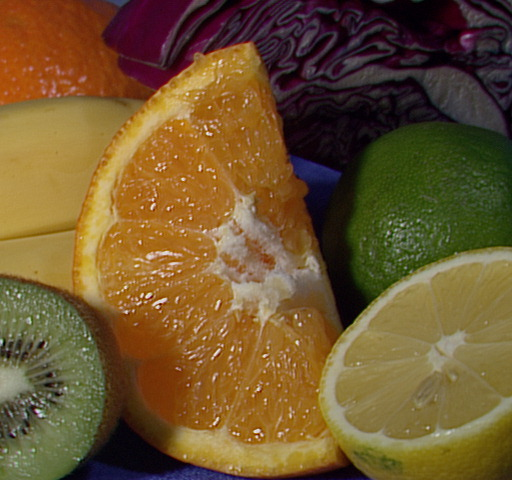
#> input picture OpenCV-Python-Tutorial/fruits.jpg, 512 x 480 px
$ python Measuring_Performance.py
#> lines starting #> are read from the running program, lines starting #| are printed output that depends on the picture

import numpy as np
import cv2

img1 = cv2.imread('fruits.jpg')
#> img1 is the input picture: shape (480, 512, 3); mean B, G, R 46.2, 85.6, 110.8

cv2.setUseOptimized(False)

e1 = cv2.getTickCount()
for i in range(5, 49, 2):
    img1 = cv2.medianBlur(img1, i)
#> this loop made 22 passes
#> pass 1, `img1 = cv2.medianBlur(img1, i)`:
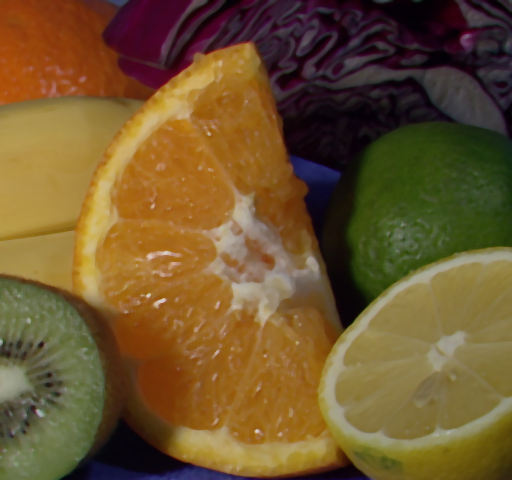
#> img1: shape (480, 512, 3); mean B, G, R 45.2, 85, 110.4
#> after the loop:
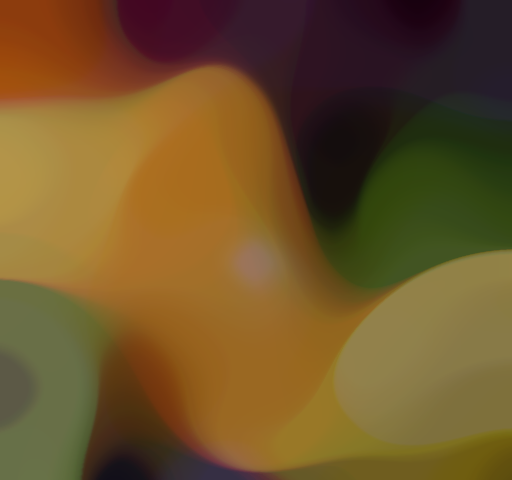
#> img1: shape (480, 512, 3); mean B, G, R 40.5, 83.9, 111
e2 = cv2.getTickCount()
t = (e2 - e1)/cv2.getTickFrequency()
print(t)

$ run again, with OpenCV-Python-Tutorial/dave.jpg copied over OpenCV-Python-Tutorial/fruits.jpg
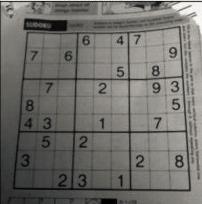
#> input picture OpenCV-Python-Tutorial/dave.jpg, 202 x 204 px
#> img1 is the input picture: shape (204, 202, 3); mean B, G, R 107.2, 111.1, 112.1
#> the loop `for i in range(5, 49, 2):` made 22 passes
#> pass 1, `img1 = cv2.medianBlur(img1, i)`:
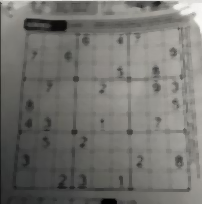
#> img1: shape (204, 202, 3); mean B, G, R 110.7, 114.6, 115.6
#> after the loop `for i in range(5, 49, 2):`:
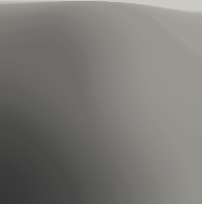
#> img1: shape (204, 202, 3); mean B, G, R 116.2, 120.4, 121.5

$ run again, with OpenCV-Python-Tutorial/gradient.png saved as OpenCV-Python-Tutorial/fruits.jpg
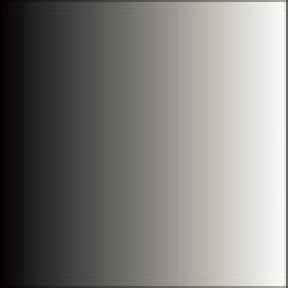
#> input picture OpenCV-Python-Tutorial/gradient.png, 144 x 144 px (shown 2 times larger)
#> img1 is the input picture: shape (144, 144, 3); mean B, G, R 122.4, 126, 127.3
#> after the loop `for i in range(5, 49, 2):`:
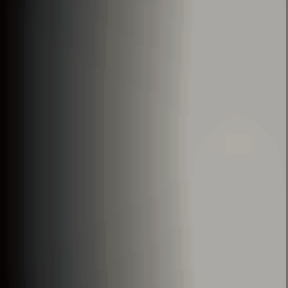
#> img1: shape (144, 144, 3) (shown 2 times larger); mean B, G, R 108.3, 111.7, 112.6
